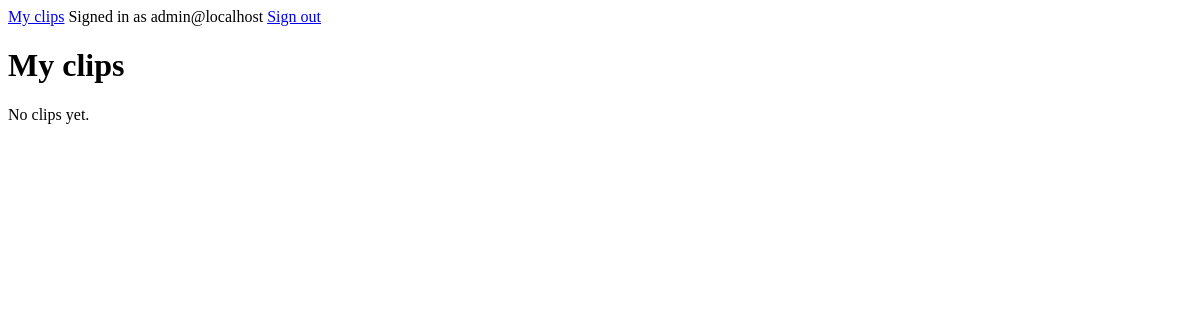
Page /clips/ (signed in) on the earlier database version.
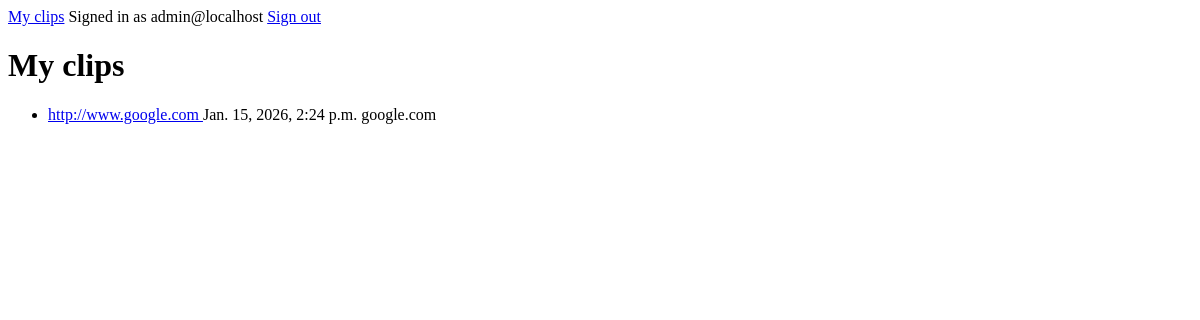
Same page on the later database version.
### apps/clips/models.py (models this page shows, shortened)
class Clip(models.Model):
    id = models.UUIDField(primary_key=True, default=uuid.uuid4, editable=False)
    user = models.ForeignKey(settings.AUTH_USER_MODEL, on_delete=models.CASCADE, related_name="clips")
    title = models.CharField(max_length=255, blank=True)
    url = models.URLField()
    domain = models.CharField(max_length=255)
    raw_content = models.TextField()
    normalized_text = models.TextField()
    notes = models.TextField(blank=True, null=True)
    labels = models.ManyToManyField(Label, through="ClipLabel", related_name="clips")
    created_at = models.DateTimeField(auto_now_add=True)
    updated_at = models.DateTimeField(auto_now=True)
    class Meta:
        indexes = [
            models.Index(fields=["user", "created_at"]),
            models.Index(fields=["user", "domain"]),
        ]
        ordering = ["-created_at"]

### apps/clips/views.py (the view)
# urls.py: path("", ClipListView.as_view(), name="list"),
class ClipListView(LoginRequiredMixin, ListView):
    model = Clip
    template_name = "clips/list.html"
    context_object_name = "clips"
    def get_queryset(self):
        return (
            Clip.objects.filter(user=self.request.user)
            .select_related("user")
            .prefetch_related("labels")
        )

### apps/clips/templates/clips/list.html (shortened to what this page needs)
{% extends "base.html" %}
{% block content %}
  <h1>My clips</h1>
  {% if clips %}
    <ul>
      {% for clip in clips %}
        <li>
          <a href="{% url 'clips_web:detail' clip.id %}">
            {{ clip.title|default:clip.url }}
          </a>
          <span>{{ clip.created_at }}</span>
          <span>{{ clip.domain }}</span>
        </li>
      {% endfor %}
    </ul>
  {% else %}
    <p>No clips yet.</p>
  {% endif %}
{% endblock %}

Differences in the rows shown:
added Clip: title "http://www.google.com", created_at "Jan. 15, 2026, 2:24 p.m.", domain "google.com"
Other differences:
text no longer shown: "No clips yet."
